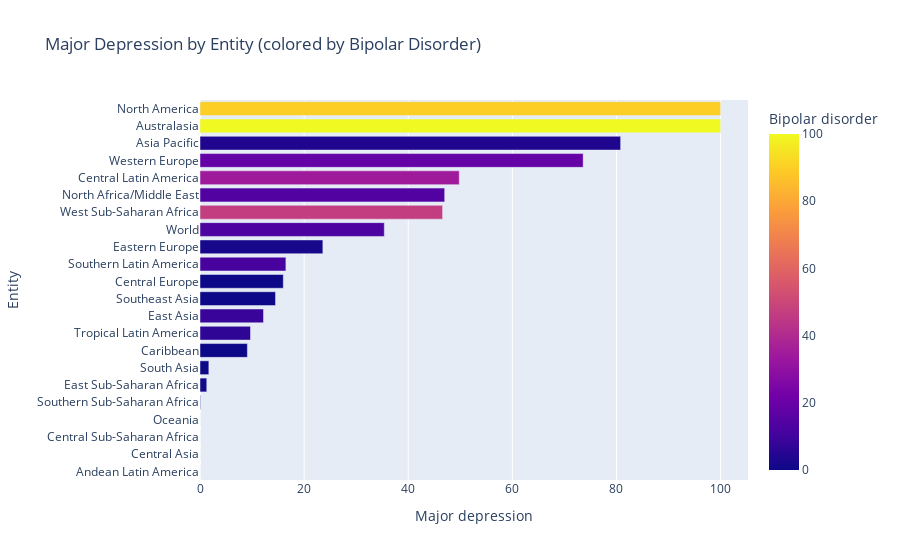
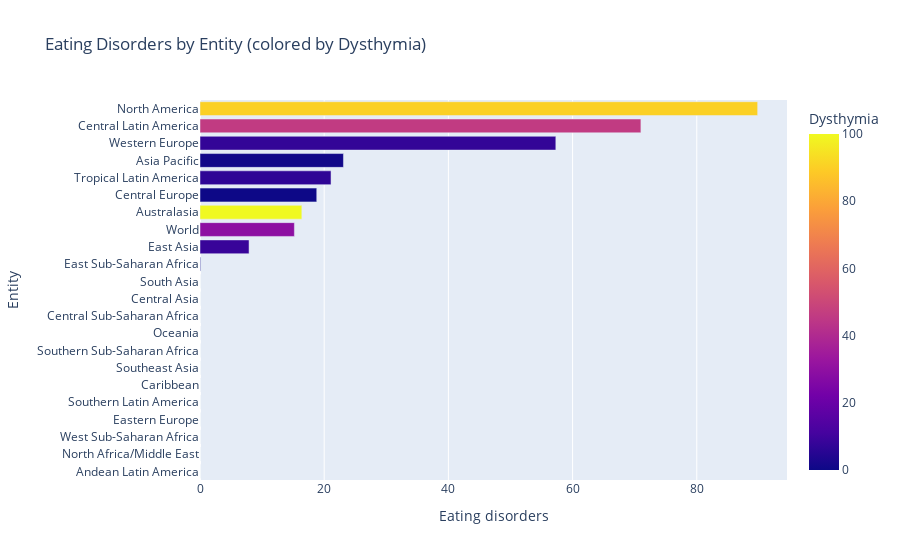
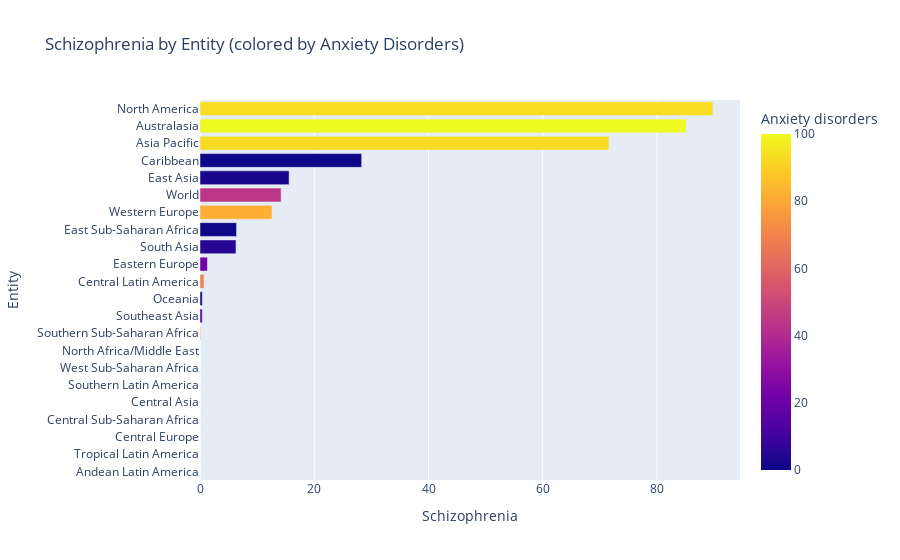

Notebook code for these charts, in order:
### Markdown cell above
### Interactive Bar Chart 

- from metrics in data2

### Code cell
# Major Depression by Entity
data2.sort_values(by="Major depression", inplace=True)
fig1 = px.bar(data2, x="Major depression", y="Entity", orientation='h',
              color="Bipolar disorder", title="Major Depression by Entity (colored by Bipolar Disorder)")
fig1.show()

# Eating Disorders by Entity 
data2.sort_values(by="Eating disorders", inplace=True)
fig2 = px.bar(data2, x="Eating disorders", y="Entity", orientation='h',
              color="Dysthymia", title="Eating Disorders by Entity (colored by Dysthymia)")
fig2.show()

# Schizophrenia by Entity 
data2.sort_values(by="Schizophrenia", inplace=True)
fig3 = px.bar(data2, x="Schizophrenia", y="Entity", orientation='h',
              color="Anxiety disorders", title="Schizophrenia by Entity (colored by Anxiety Disorders)")
fig3.show()

### Figure 1 — Plotly figure (JSON) as saved in the notebook; plotly's stock layout.template omitted (floating-point values rounded to 4 significant figures)
{"data": [{"alignmentgroup": "True", "hovertemplate": "Major depression=%{x}<br>Entity=%{y}<br>Bipolar disorder=%{marker.color}<extra></extra>", "legendgroup": "", "marker": {"color": [0, 0, 0, 0, 0, 0.9, 0, 0, 6.4, 8.4, 0, 0, 11.6, 1.7, 12.9, 47, 14.5, 34.5, 19, 3.8, 100, 89.8], "coloraxis": "coloraxis", "pattern": {"shape": ""}}, "name": "", "offsetgroup": "", "orientation": "h", "showlegend": false, "textposition": "auto", "type": "bar", "x": [0, 0, 0, 0, 0.1, 1.3, 1.7, 9.1, 9.7, 12.2, 14.5, 16, 16.5, 23.6, 35.4, 46.6, 47, 49.8, 73.6, 80.8, 100, 100], "xaxis": "x", "y": ["Andean Latin America", "Central Asia", "Central Sub-Saharan Africa", "Oceania", "Southern Sub-Saharan Africa", "East Sub-Saharan Africa", "South Asia", "Caribbean", "Tropical Latin America", "East Asia", "Southeast Asia", "Central Europe", "Southern Latin America", "Eastern Europe", "World", "West Sub-Saharan Africa", "North Africa/Middle East", "Central Latin America", "Western Europe", "Asia Pacific", "Australasia", "North America"], "yaxis": "y"}], "layout": {"barmode": "relative", "coloraxis": {"colorbar": {"title": {"text": "Bipolar disorder"}}, "colorscale": [[0, "#0d0887"], [0.1111, "#46039f"], [0.2222, "#7201a8"], [0.3333, "#9c179e"], [0.4444, "#bd3786"], [0.5556, "#d8576b"], [0.6667, "#ed7953"], [0.7778, "#fb9f3a"], [0.8889, "#fdca26"], [1, "#f0f921"]]}, "legend": {"tracegroupgap": 0}, "title": {"text": "Major Depression by Entity (colored by Bipolar Disorder)"}, "xaxis": {"anchor": "y", "domain": [0, 1], "title": {"text": "Major depression"}}, "yaxis": {"anchor": "x", "domain": [0, 1], "title": {"text": "Entity"}}}}

### Figure 2 — Plotly figure (JSON) as saved in the notebook; plotly's stock layout.template omitted (floating-point values rounded to 4 significant figures)
{"data": [{"alignmentgroup": "True", "hovertemplate": "Eating disorders=%{x}<br>Entity=%{y}<br>Dysthymia=%{marker.color}<extra></extra>", "legendgroup": "", "marker": {"color": [0, 23.1, 46.6, 22.9, 0, 0, 0, 0.1, 0, 0, 0, 0, 0.7, 8.3, 29.4, 100, 0, 6.4, 1, 7.5, 46, 90.2], "coloraxis": "coloraxis", "pattern": {"shape": ""}}, "name": "", "offsetgroup": "", "orientation": "h", "showlegend": false, "textposition": "auto", "type": "bar", "x": [0, 0, 0, 0, 0, 0, 0, 0, 0, 0, 0, 0, 0.1, 7.9, 15.2, 16.4, 18.8, 21.1, 23.1, 57.3, 71, 89.8], "xaxis": "x", "y": ["Andean Latin America", "North Africa/Middle East", "West Sub-Saharan Africa", "Eastern Europe", "Southern Latin America", "Caribbean", "Southeast Asia", "Southern Sub-Saharan Africa", "Oceania", "Central Sub-Saharan Africa", "Central Asia", "South Asia", "East Sub-Saharan Africa", "East Asia", "World", "Australasia", "Central Europe", "Tropical Latin America", "Asia Pacific", "Western Europe", "Central Latin America", "North America"], "yaxis": "y"}], "layout": {"barmode": "relative", "coloraxis": {"colorbar": {"title": {"text": "Dysthymia"}}, "colorscale": [[0, "#0d0887"], [0.1111, "#46039f"], [0.2222, "#7201a8"], [0.3333, "#9c179e"], [0.4444, "#bd3786"], [0.5556, "#d8576b"], [0.6667, "#ed7953"], [0.7778, "#fb9f3a"], [0.8889, "#fdca26"], [1, "#f0f921"]]}, "legend": {"tracegroupgap": 0}, "title": {"text": "Eating Disorders by Entity (colored by Dysthymia)"}, "xaxis": {"anchor": "y", "domain": [0, 1], "title": {"text": "Eating disorders"}}, "yaxis": {"anchor": "x", "domain": [0, 1], "title": {"text": "Entity"}}}}

### Figure 3 — Plotly figure (JSON) as saved in the notebook; plotly's stock layout.template omitted (floating-point values rounded to 4 significant figures)
{"data": [{"alignmentgroup": "True", "hovertemplate": "Schizophrenia=%{x}<br>Entity=%{y}<br>Anxiety disorders=%{marker.color}<extra></extra>", "legendgroup": "", "marker": {"color": [0, 6.4, 25.5, 0, 0, 28.4, 46.6, 43.7, 73.6, 15.5, 0, 69.7, 22.3, 4.9, 0.4, 81.8, 44.2, 2.5, 0, 93.1, 100, 93.4], "coloraxis": "coloraxis", "pattern": {"shape": ""}}, "name": "", "offsetgroup": "", "orientation": "h", "showlegend": false, "textposition": "auto", "type": "bar", "x": [0, 0, 0, 0, 0, 0, 0, 0, 0.1, 0.4, 0.4, 0.7, 1.3, 6.3, 6.4, 12.6, 14.2, 15.6, 28.3, 71.6, 85.1, 89.8], "xaxis": "x", "y": ["Andean Latin America", "Tropical Latin America", "Central Europe", "Central Sub-Saharan Africa", "Central Asia", "Southern Latin America", "West Sub-Saharan Africa", "North Africa/Middle East", "Southern Sub-Saharan Africa", "Southeast Asia", "Oceania", "Central Latin America", "Eastern Europe", "South Asia", "East Sub-Saharan Africa", "Western Europe", "World", "East Asia", "Caribbean", "Asia Pacific", "Australasia", "North America"], "yaxis": "y"}], "layout": {"barmode": "relative", "coloraxis": {"colorbar": {"title": {"text": "Anxiety disorders"}}, "colorscale": [[0, "#0d0887"], [0.1111, "#46039f"], [0.2222, "#7201a8"], [0.3333, "#9c179e"], [0.4444, "#bd3786"], [0.5556, "#d8576b"], [0.6667, "#ed7953"], [0.7778, "#fb9f3a"], [0.8889, "#fdca26"], [1, "#f0f921"]]}, "legend": {"tracegroupgap": 0}, "title": {"text": "Schizophrenia by Entity (colored by Anxiety Disorders)"}, "xaxis": {"anchor": "y", "domain": [0, 1], "title": {"text": "Schizophrenia"}}, "yaxis": {"anchor": "x", "domain": [0, 1], "title": {"text": "Entity"}}}}
